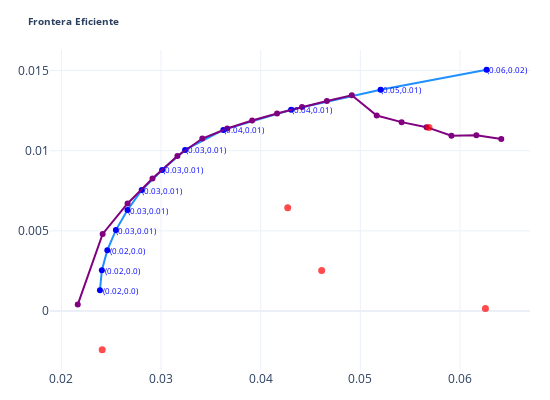

The notebook cell saved with this chart:
### Code cell
def scat(traces,annots=[]):
  layout = go.Layout(width=550,height=400,margin=dict(l=50,r=20,b=30,t=50),template='plotly_white',
                    annotations=annots,
                    showlegend=False,
                    title={'text':'<b>Frontera Eficiente </b> ','xanchor':'left','font':{'size':10}},
                  )
  fig = go.Figure(data=traces, layout=layout)
  po.init_notebook_mode(connected=True)
  config = {'showLink':False}
  po.iplot(fig,config=config)

     

traces=[]
temp = eff.iloc[2:]
traces.append(go.Scatter(x=temp,y=temp.index,mode='lines+markers',line={'color':'dodgerblue'},marker={'size':6,'color':'blue'}))
traces.append(go.Scatter(x=eff_v.index,y=eff_v,mode='lines+markers',line={'color':'purple'},marker={'size':6,'color':'purple'}))
traces.append(go.Scatter(x=expvol,y=expret,mode='markers',marker={'size':7,'color':'red'},opacity=0.7))
annots = [{'x':temp.loc[i]+0.0021,'y':i,'text':'('+str(temp.round(2).loc[i])+','+str(round(i,2))+')','showarrow':False,'font':{'size':8,'color':'blue'}} for i in temp.index]
scat(traces,annots)

### Figure 1 — Plotly figure (JSON) as saved in the notebook; plotly's stock layout.template omitted (floating-point values rounded to 4 significant figures)
{"data": [{"line": {"color": "dodgerblue"}, "marker": {"color": "blue", "size": 6}, "mode": "lines+markers", "type": "scatter", "x": [0.02387, 0.02406, 0.02461, 0.02547, 0.02663, 0.02806, 0.03011, 0.03241, 0.03625, 0.04305, 0.05203, 0.06267], "y": [0.001298, 0.002548, 0.003798, 0.005048, 0.006298, 0.007548, 0.008798, 0.01005, 0.0113, 0.01255, 0.0138, 0.01505]}, {"line": {"color": "purple"}, "marker": {"color": "purple", "size": 6}, "mode": "lines+markers", "type": "scatter", "x": [0.02164, 0.02414, 0.02664, 0.02914, 0.03164, 0.03414, 0.03664, 0.03914, 0.04164, 0.04414, 0.04664, 0.04914, 0.05164, 0.05414, 0.05664, 0.05914, 0.06164, 0.06414], "y": [0.0004051, 0.004811, 0.006712, 0.008271, 0.009667, 0.01076, 0.01138, 0.01188, 0.01232, 0.01272, 0.0131, 0.01345, 0.01219, 0.01178, 0.01147, 0.01094, 0.01096, 0.01073]}, {"marker": {"color": "red", "size": 7}, "mode": "markers", "opacity": 0.7, "type": "scatter", "x": [0.05689, 0.06255, 0.04271, 0.02409, 0.04612], "y": [0.01144, 0.0001647, 0.006449, -0.002404, 0.002528]}], "layout": {"annotations": [{"font": {"color": "blue", "size": 8}, "showarrow": false, "text": "(0.02,0.0)", "x": 0.02597, "y": 0.001298}, {"font": {"color": "blue", "size": 8}, "showarrow": false, "text": "(0.02,0.0)", "x": 0.02616, "y": 0.002548}, {"font": {"color": "blue", "size": 8}, "showarrow": false, "text": "(0.02,0.0)", "x": 0.02671, "y": 0.003798}, {"font": {"color": "blue", "size": 8}, "showarrow": false, "text": "(0.03,0.01)", "x": 0.02757, "y": 0.005048}, {"font": {"color": "blue", "size": 8}, "showarrow": false, "text": "(0.03,0.01)", "x": 0.02873, "y": 0.006298}, {"font": {"color": "blue", "size": 8}, "showarrow": false, "text": "(0.03,0.01)", "x": 0.03016, "y": 0.007548}, {"font": {"color": "blue", "size": 8}, "showarrow": false, "text": "(0.03,0.01)", "x": 0.03221, "y": 0.008798}, {"font": {"color": "blue", "size": 8}, "showarrow": false, "text": "(0.03,0.01)", "x": 0.03451, "y": 0.01005}, {"font": {"color": "blue", "size": 8}, "showarrow": false, "text": "(0.04,0.01)", "x": 0.03835, "y": 0.0113}, {"font": {"color": "blue", "size": 8}, "showarrow": false, "text": "(0.04,0.01)", "x": 0.04515, "y": 0.01255}, {"font": {"color": "blue", "size": 8}, "showarrow": false, "text": "(0.05,0.01)", "x": 0.05413, "y": 0.0138}, {"font": {"color": "blue", "size": 8}, "showarrow": false, "text": "(0.06,0.02)", "x": 0.06477, "y": 0.01505}], "height": 400, "margin": {"b": 30, "l": 50, "r": 20, "t": 50}, "showlegend": false, "title": {"font": {"size": 10}, "text": "<b>Frontera Eficiente </b> ", "xanchor": "left"}, "width": 550}}
